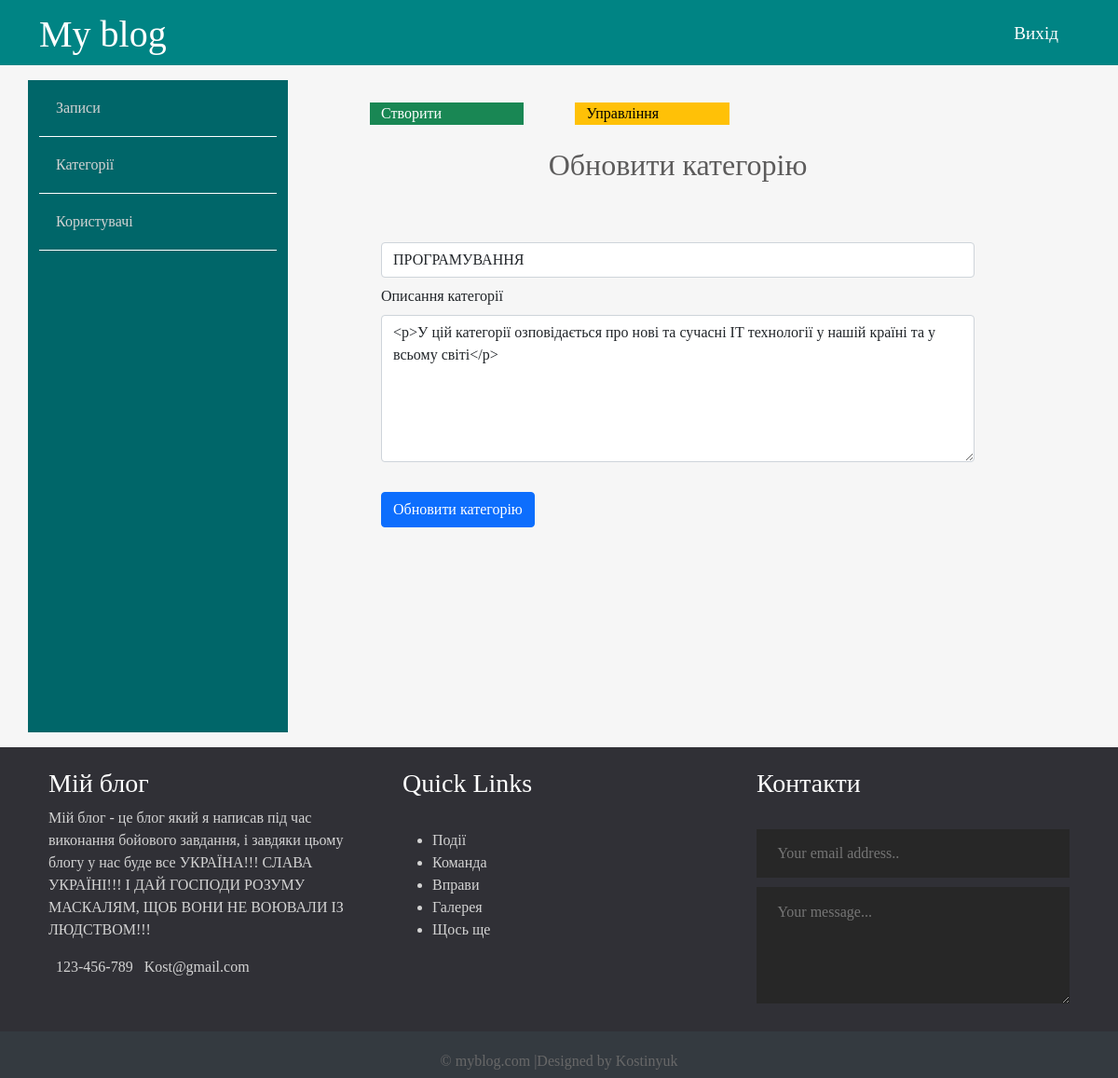
Screenshot of /admin/topics/edit.php?id=1 with the database file from the repository.
### tables this page shows
CREATE TABLE `topics` (
  `id` int(12) UNSIGNED NOT NULL,
  `name` varchar(120) DEFAULT NULL,
  `description` text DEFAULT NULL
);

### app/controllers/topics.php (called while the page is built, shortened)
<?php
  @include "../../app/database/db.php";
if ($_SERVER['REQUEST_METHOD'] === "GET" && isset($_GET['id'])) {
    $id = $_GET['id'];
    $topic = selectOne('topics', ['id' => $id]);
    $name = @$topic['name'];
    $description = @$topic['description'];
}

### app/database/db.php (called while the page is built, shortened)
<?php
require "connect.php";
 function dbCheckError($query)
 {
     $errInfo = $query->errorInfo();
     return true;
 }
function selectOne($table, $params = [])
{
    global $pdo;
    $sql = "SELECT * FROM $table";
    if (!empty($params)) {
        $i = 0;
        foreach ($params as $key => $value) {
            if ($i === 0) {
                $sql = $sql . " WHERE $key = $value";
            } else {
                $sql = $sql . " AND $key = $value";
            }
            $i++;
        }
    }
    $query = $pdo->prepare($sql);
    @$query->execute();
    return $query->fetch();
}

### admin/topics/edit.php (the view, shortened to what this page needs)
<?php session_start();
include "../../app/controllers/topics.php";
?>
<!doctype html>
<div lang="en">
    <head>
        <link href="https://cdn.jsdelivr.net/npm/bootstrap@5.0.2/dist/css/bootstrap.min.css"
              rel="stylesheet"
>
        <link rel="stylesheet" href="../../assets/CSS/admin.css">
    </head>
    <div>
        <?php include ("../../app/include/header-admin.php") ?>
        <div class="container">
            <div class="row">
                <?php include ("../../app/include/sidebar-admin.php") ?>
                <div class="posts col-9">
                    <div class="button row">
                        <a href="<?php echo BASE_URL . "admin/topics/create.php"?>"  class="col-3 btn-success">Створити</a>
                        <span class="col-1"></span>
                        <a href="<?php echo BASE_URL . "admin/topics/index.php"?>"  class="col-3 btn-warning">Управління</a>
                    </div>
                    <h2>Обновити категорію</h2>
                    <div class="row add-post" >
                        <div class="col" >
                        </div>
                        <form action="edit.php" method ="post">
                <div class = "col-14">
                                <input name="name" value="<?= @$name; ?>" type="text" class="form-control" placeholder = "Ім'я категорії" aria-label="Ім'я категорії">
                            </div>
                            <div class="col-8>
                 <label for= " content " class = "form-label" >Описання категорії</div></label>
                    <textarea id="editor"  name="description" class="form-control" id="content" rows="6"><?=@$description?></textarea>
                </div>
                <div class="formula">
                    <div class="col">
                        <button name="topic-edit" class="btn btn-primary" type="submit">Обновити категорію</button>
                    </div>
                </div>
            </div>
        </div>
    </div>
</div>
</div>
<?php include ("../../app/include/footer.php") ?>
</body>
</html>

### assets/CSS/admin.css (style rules this page uses)
* { font-family: "Comfortaa", cursive; }
html, h1, h2, h3, h4, h5, h6 { color: #5c5b5b; }
a { text-decoration: none; color: inherit; }
.posts { height: 100%; padding: 40px 100px 100px; overflow-y: scroll; }
.posts h2 { text-align: center; margin: 1.5rem 0; }
.add-post div { margin: 0.5rem 0; }
.formula { margin: 2rem 0; }

### rows the page displays
topics: name "ПРОГРАМУВАННЯ", description "<p>У цій категорії озповідається про нові та сучасні ІТ технології у нашій країні та у всьому світі</p>"
